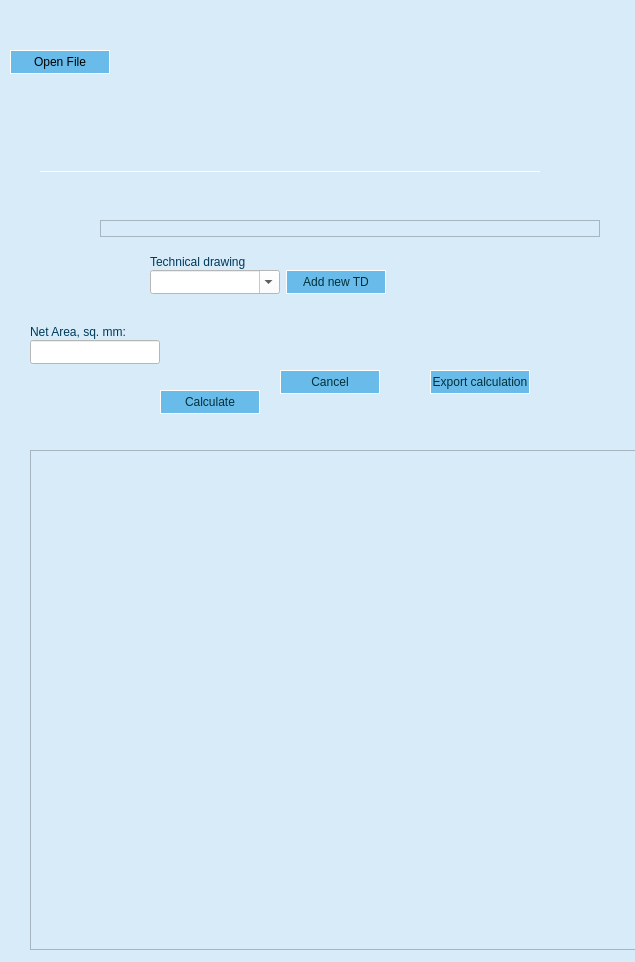
<?xml version="1.0" encoding="UTF-8"?>
<ui version="4.0">
 <class>Dialog</class>
 <widget class="QDialog" name="Dialog">
  <property name="geometry">
   <rect>
    <x>0</x>
    <y>0</y>
    <width>635</width>
    <height>962</height>
   </rect>
  </property>
  <property name="windowTitle">
   <string>Dialog</string>
  </property>
  <property name="styleSheet">
   <string notr="true">background-color: #D7EBF8</string>
  </property>
  <widget class="QPushButton" name="open_button">
   <property name="geometry">
    <rect>
     <x>10</x>
     <y>50</y>
     <width>100</width>
     <height>24</height>
    </rect>
   </property>
   <property name="sizePolicy">
    <sizepolicy hsizetype="Minimum" vsizetype="Fixed">
     <horstretch>0</horstretch>
     <verstretch>0</verstretch>
    </sizepolicy>
   </property>
   <property name="minimumSize">
    <size>
     <width>100</width>
     <height>24</height>
    </size>
   </property>
   <property name="styleSheet">
    <string notr="true">QPushButton {
     border: 1px solid #ffffff;
	background-color: #69BCE9;
}

QPushButton:hover {
	background-color: #AFD8F2;
}

QPushButton:pressed {
     background-color: #ffffff;
}</string>
   </property>
   <property name="text">
    <string>Open File</string>
   </property>
  </widget>
  <widget class="QLabel" name="load_message">
   <property name="geometry">
    <rect>
     <x>110</x>
     <y>40</y>
     <width>574</width>
     <height>24</height>
    </rect>
   </property>
   <property name="sizePolicy">
    <sizepolicy hsizetype="MinimumExpanding" vsizetype="Fixed">
     <horstretch>0</horstretch>
     <verstretch>0</verstretch>
    </sizepolicy>
   </property>
   <property name="minimumSize">
    <size>
     <width>100</width>
     <height>24</height>
    </size>
   </property>
   <property name="styleSheet">
    <string notr="true">font: 10pt &quot;Segoe UI&quot;; color: rgb(0, 57, 90)</string>
   </property>
   <property name="text">
    <string/>
   </property>
  </widget>
  <widget class="QWidget" name="layoutWidget">
   <property name="geometry">
    <rect>
     <x>150</x>
     <y>250</y>
     <width>281</width>
     <height>46</height>
    </rect>
   </property>
   <layout class="QHBoxLayout" name="horizontalLayout_2">
    <property name="spacing">
     <number>0</number>
    </property>
    <item>
     <layout class="QVBoxLayout" name="verticalLayout_2">
      <property name="spacing">
       <number>0</number>
      </property>
      <item>
       <widget class="QLabel" name="td_label">
        <property name="sizePolicy">
         <sizepolicy hsizetype="Fixed" vsizetype="Fixed">
          <horstretch>0</horstretch>
          <verstretch>0</verstretch>
         </sizepolicy>
        </property>
        <property name="minimumSize">
         <size>
          <width>0</width>
          <height>18</height>
         </size>
        </property>
        <property name="styleSheet">
         <string notr="true">font: 10pt &quot;Segoe UI&quot;; color: rgb(0, 57, 90)</string>
        </property>
        <property name="text">
         <string>Technical drawing</string>
        </property>
        <property name="alignment">
         <set>Qt::AlignBottom|Qt::AlignLeading|Qt::AlignLeft</set>
        </property>
       </widget>
      </item>
      <item>
       <widget class="QComboBox" name="technical_drawing">
        <property name="sizePolicy">
         <sizepolicy hsizetype="Fixed" vsizetype="Fixed">
          <horstretch>0</horstretch>
          <verstretch>0</verstretch>
         </sizepolicy>
        </property>
        <property name="minimumSize">
         <size>
          <width>130</width>
          <height>24</height>
         </size>
        </property>
        <property name="styleSheet">
         <string notr="true">background-color: rgb(255, 255, 255);</string>
        </property>
        <property name="editable">
         <bool>true</bool>
        </property>
        <property name="currentText">
         <string/>
        </property>
        <property name="placeholderText">
         <string/>
        </property>
        <item>
         <property name="text">
          <string/>
         </property>
        </item>
       </widget>
      </item>
     </layout>
    </item>
    <item>
     <layout class="QVBoxLayout" name="verticalLayout_4">
      <property name="spacing">
       <number>0</number>
      </property>
      <property name="leftMargin">
       <number>6</number>
      </property>
      <item>
       <widget class="QLabel" name="td_label_2">
        <property name="sizePolicy">
         <sizepolicy hsizetype="Fixed" vsizetype="Fixed">
          <horstretch>0</horstretch>
          <verstretch>0</verstretch>
         </sizepolicy>
        </property>
        <property name="minimumSize">
         <size>
          <width>100</width>
          <height>18</height>
         </size>
        </property>
        <property name="styleSheet">
         <string notr="true">font: 10pt &quot;Segoe UI&quot;; color: rgb(0, 57, 90)</string>
        </property>
        <property name="text">
         <string/>
        </property>
        <property name="alignment">
         <set>Qt::AlignBottom|Qt::AlignLeading|Qt::AlignLeft</set>
        </property>
       </widget>
      </item>
      <item>
       <widget class="QPushButton" name="add_td_button">
        <property name="sizePolicy">
         <sizepolicy hsizetype="Fixed" vsizetype="Fixed">
          <horstretch>0</horstretch>
          <verstretch>0</verstretch>
         </sizepolicy>
        </property>
        <property name="minimumSize">
         <size>
          <width>100</width>
          <height>24</height>
         </size>
        </property>
        <property name="styleSheet">
         <string notr="true">QPushButton {
    border: 1px solid #ffffff;
	background-color: #69BCE9;
	color: #00303C
}

QPushButton:hover {
	background-color: #AFD8F2;
	color: #00303C
}

QPushButton:pressed {
    background-color: #ffffff;
	color: #00303C
}</string>
        </property>
        <property name="text">
         <string>Add new TD</string>
        </property>
       </widget>
      </item>
     </layout>
    </item>
    <item>
     <spacer name="horizontalSpacer_2">
      <property name="orientation">
       <enum>Qt::Horizontal</enum>
      </property>
      <property name="sizeHint" stdset="0">
       <size>
        <width>40</width>
        <height>20</height>
       </size>
      </property>
     </spacer>
    </item>
   </layout>
  </widget>
  <widget class="QWidget" name="layoutWidget_2">
   <property name="geometry">
    <rect>
     <x>30</x>
     <y>320</y>
     <width>176</width>
     <height>46</height>
    </rect>
   </property>
   <layout class="QHBoxLayout" name="horizontalLayout_3">
    <property name="spacing">
     <number>0</number>
    </property>
    <item>
     <layout class="QVBoxLayout" name="verticalLayout_3">
      <property name="spacing">
       <number>0</number>
      </property>
      <item>
       <widget class="QLabel" name="net_area_label">
        <property name="sizePolicy">
         <sizepolicy hsizetype="Fixed" vsizetype="Fixed">
          <horstretch>0</horstretch>
          <verstretch>0</verstretch>
         </sizepolicy>
        </property>
        <property name="minimumSize">
         <size>
          <width>0</width>
          <height>18</height>
         </size>
        </property>
        <property name="styleSheet">
         <string notr="true">font: 10pt &quot;Segoe UI&quot;; color: rgb(0, 57, 90)</string>
        </property>
        <property name="text">
         <string>Net Area, sq. mm:</string>
        </property>
        <property name="alignment">
         <set>Qt::AlignBottom|Qt::AlignLeading|Qt::AlignLeft</set>
        </property>
       </widget>
      </item>
      <item>
       <widget class="QLineEdit" name="net_area">
        <property name="sizePolicy">
         <sizepolicy hsizetype="Fixed" vsizetype="Fixed">
          <horstretch>0</horstretch>
          <verstretch>0</verstretch>
         </sizepolicy>
        </property>
        <property name="minimumSize">
         <size>
          <width>130</width>
          <height>24</height>
         </size>
        </property>
        <property name="styleSheet">
         <string notr="true">background-color: rgb(255, 255, 255);</string>
        </property>
        <property name="text">
         <string/>
        </property>
       </widget>
      </item>
     </layout>
    </item>
    <item>
     <spacer name="horizontalSpacer_3">
      <property name="orientation">
       <enum>Qt::Horizontal</enum>
      </property>
      <property name="sizeHint" stdset="0">
       <size>
        <width>40</width>
        <height>20</height>
       </size>
      </property>
     </spacer>
    </item>
   </layout>
  </widget>
  <widget class="QPushButton" name="calculate_button_inks">
   <property name="enabled">
    <bool>true</bool>
   </property>
   <property name="geometry">
    <rect>
     <x>160</x>
     <y>390</y>
     <width>100</width>
     <height>24</height>
    </rect>
   </property>
   <property name="sizePolicy">
    <sizepolicy hsizetype="Fixed" vsizetype="Fixed">
     <horstretch>0</horstretch>
     <verstretch>0</verstretch>
    </sizepolicy>
   </property>
   <property name="minimumSize">
    <size>
     <width>100</width>
     <height>24</height>
    </size>
   </property>
   <property name="toolTip">
    <string>Calculate ink coverage</string>
   </property>
   <property name="styleSheet">
    <string notr="true">QPushButton {
    border: 1px solid #ffffff;
	background-color: #69BCE9;
	color: #00303C
}

QPushButton:hover {
	background-color: #AFD8F2;
	color: #00303C
}

QPushButton:pressed {
    background-color: #ffffff;
	color: #00303C
}</string>
   </property>
   <property name="text">
    <string>Calculate</string>
   </property>
  </widget>
  <widget class="QPushButton" name="calculate_button_inks_2">
   <property name="enabled">
    <bool>true</bool>
   </property>
   <property name="geometry">
    <rect>
     <x>280</x>
     <y>370</y>
     <width>100</width>
     <height>24</height>
    </rect>
   </property>
   <property name="sizePolicy">
    <sizepolicy hsizetype="Fixed" vsizetype="Fixed">
     <horstretch>0</horstretch>
     <verstretch>0</verstretch>
    </sizepolicy>
   </property>
   <property name="minimumSize">
    <size>
     <width>100</width>
     <height>24</height>
    </size>
   </property>
   <property name="toolTip">
    <string>Calculate ink coverage</string>
   </property>
   <property name="styleSheet">
    <string notr="true">QPushButton {
    border: 1px solid #ffffff;
	background-color: #69BCE9;
	color: #00303C
}

QPushButton:hover {
	background-color: #AFD8F2;
	color: #00303C
}

QPushButton:pressed {
    background-color: #ffffff;
	color: #00303C
}</string>
   </property>
   <property name="text">
    <string>Cancel</string>
   </property>
  </widget>
  <widget class="Line" name="line_2">
   <property name="geometry">
    <rect>
     <x>40</x>
     <y>170</y>
     <width>500</width>
     <height>3</height>
    </rect>
   </property>
   <property name="sizePolicy">
    <sizepolicy hsizetype="Expanding" vsizetype="Fixed">
     <horstretch>0</horstretch>
     <verstretch>0</verstretch>
    </sizepolicy>
   </property>
   <property name="styleSheet">
    <string notr="true">color: rgb(255, 255, 255);</string>
   </property>
   <property name="frameShadow">
    <enum>QFrame::Plain</enum>
   </property>
   <property name="orientation">
    <enum>Qt::Horizontal</enum>
   </property>
  </widget>
  <widget class="QLabel" name="error_label">
   <property name="geometry">
    <rect>
     <x>100</x>
     <y>220</y>
     <width>500</width>
     <height>17</height>
    </rect>
   </property>
   <property name="styleSheet">
    <string notr="true">font: 10pt &quot;Segoe UI&quot;; color: rgb(255, 0, 0)</string>
   </property>
   <property name="frameShape">
    <enum>QFrame::StyledPanel</enum>
   </property>
   <property name="text">
    <string/>
   </property>
  </widget>
  <widget class="QPushButton" name="save_calc_button_inks">
   <property name="enabled">
    <bool>true</bool>
   </property>
   <property name="geometry">
    <rect>
     <x>430</x>
     <y>370</y>
     <width>100</width>
     <height>24</height>
    </rect>
   </property>
   <property name="sizePolicy">
    <sizepolicy hsizetype="Fixed" vsizetype="Fixed">
     <horstretch>0</horstretch>
     <verstretch>0</verstretch>
    </sizepolicy>
   </property>
   <property name="minimumSize">
    <size>
     <width>100</width>
     <height>24</height>
    </size>
   </property>
   <property name="styleSheet">
    <string notr="true">QPushButton {
    border: 1px solid #ffffff;
	background-color: #69BCE9;
	color: #00303C
}

QPushButton:hover {
	background-color: #AFD8F2;
	color: #00303C
}

QPushButton:pressed {
    background-color: #ffffff;
	color: #00303C
}</string>
   </property>
   <property name="text">
    <string>Export calculation</string>
   </property>
  </widget>
  <widget class="QTableView" name="result_table_inks">
   <property name="geometry">
    <rect>
     <x>30</x>
     <y>450</y>
     <width>624</width>
     <height>500</height>
    </rect>
   </property>
   <property name="sizePolicy">
    <sizepolicy hsizetype="Expanding" vsizetype="Minimum">
     <horstretch>0</horstretch>
     <verstretch>0</verstretch>
    </sizepolicy>
   </property>
   <property name="minimumSize">
    <size>
     <width>0</width>
     <height>500</height>
    </size>
   </property>
   <property name="styleSheet">
    <string notr="true">QHeaderView:section { color:#ffffff; background-color:#ffffff; }
QTableCornerButton:section { background-color:#ffffff; }
</string>
   </property>
  </widget>
 </widget>
 <resources/>
 <connections/>
</ui>
